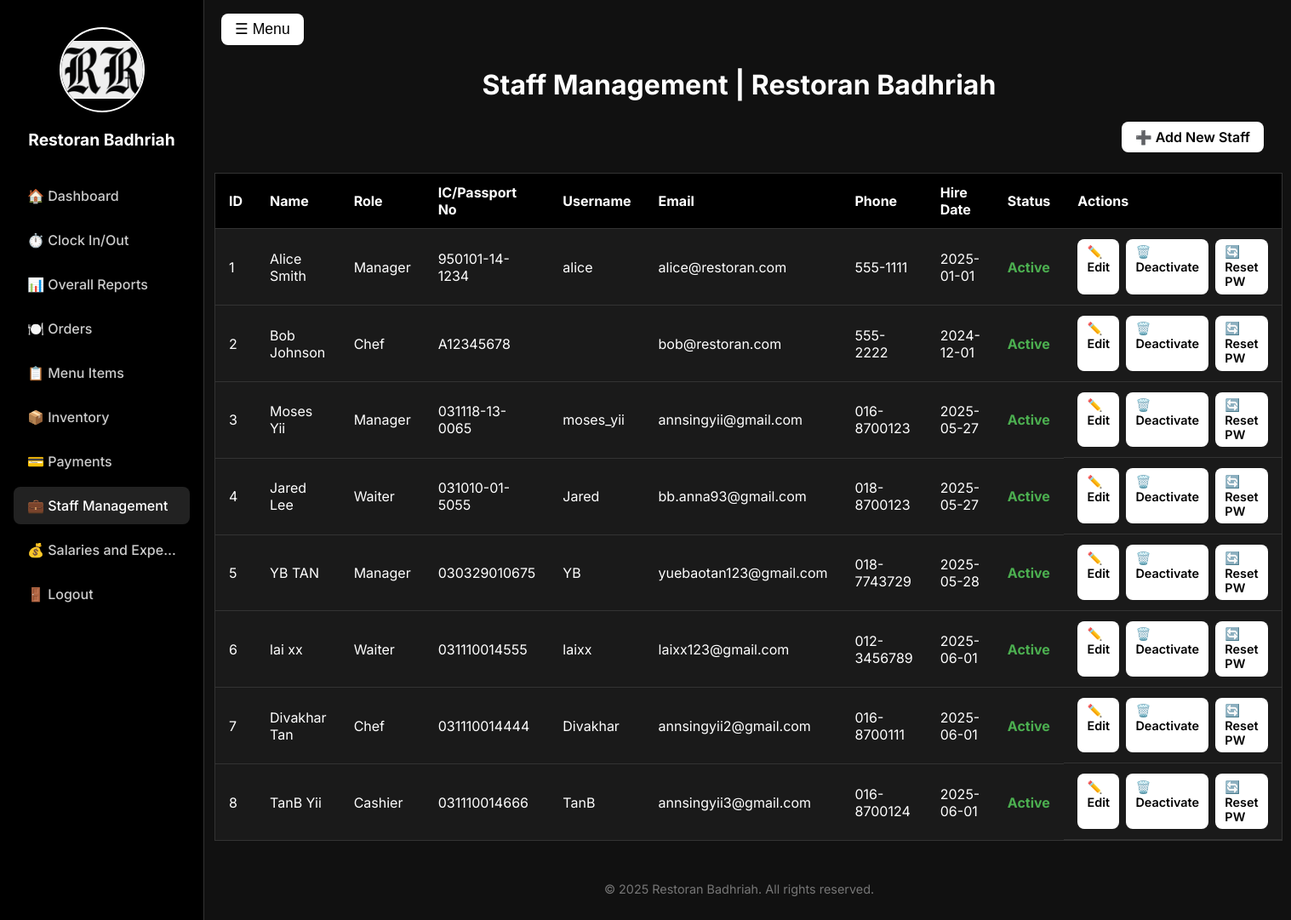
The page /restoran-badhriah/staff.php (signed in) on the database its author committed.
### tables this page shows
CREATE TABLE `staff` (
  `StaffID` int(11) NOT NULL,
  `FirstName` varchar(50) NOT NULL,
  `LastName` varchar(50) NOT NULL,
  `Role` enum('Waiter','Chef','Manager','Cashier') NOT NULL,
  `Phone` varchar(15) DEFAULT NULL,
  `Email` varchar(100) DEFAULT NULL,
  `HireDate` date NOT NULL,
  `IsActive` tinyint(1) DEFAULT 1,
  `Address` text DEFAULT NULL,
  `ICPassportNo` varchar(20) DEFAULT NULL,
  `Username` varchar(50) DEFAULT NULL,
  `Password` varchar(255) DEFAULT NULL
);

### restoran-badhriah/staff.php (the view, shortened to what this page needs)
<?php
require_once 'db.php';
$staff = [];
$query = "SELECT StaffID, FirstName, LastName, Role, Email, Phone, HireDate, IsActive, ICPassportNo, Username FROM Staff";
$result = $conn->query($query);
if ($result) {
    while ($row = $result->fetch_assoc()) {
        $staff[] = $row;
    }
} else {
    die("Database error: " . $conn->error);
}
?>
<!DOCTYPE html>
<html lang="en">
<head>
</head>
<body>
<div class="sidebar" id="sidebar">
  <div style="text-align: center;">
   <img src="images/logo.png" alt="Restoren Badhriah Logo"
        style="width: 100px; height: 100px; border-radius: 50%; border: 2px solid #fff; object-fit: contain; margin-bottom: 1rem;">
  </div>
  <h2>Restoran Badhriah</h2>
  <a href="home.php">🏠 Dashboard</a>
  <a href="workshift.php">⏱️ Clock In/Out</a>
  <a href="reports.php">📊 Overall Reports</a>
  <a href="orders.php">🍽️ Orders</a>
  <a href="menu.php">📋 Menu Items</a>
  <a href="inventory_management.php">📦 Inventory</a>
  <a href="payments.php">💳 Payments</a>
  <a href="staff.php" class="active">💼 Staff Management</a>
  <a href="salaries.php">💰 Salaries and Expenses</a>
  <a href="logout.php">🚪 Logout</a>
</div>
<div class="main" id="main">
  <button id="toggleBtn" class="toggle-btn">☰ Menu</button>
  <h1>Staff Management | Restoran Badhriah</h1>
  <div class="top-bar">
    <a href="add_staff.php" class="btn">➕ Add New Staff</a>
  </div>
  <table>
    <thead>
      <tr>
        <th>ID</th>
        <th>Name</th>
        <th>Role</th>
        <th>IC/Passport No</th>
        <th>Username</th>
        <th>Email</th>
        <th>Phone</th>
        <th>Hire Date</th>
        <th>Status</th>
        <th>Actions</th>
      </tr>
    </thead>
    <tbody>
      <?php foreach ($staff as $member): ?>
        <tr>
          <td><?= $member['StaffID'] ?></td>
          <td><?= htmlspecialchars($member['FirstName'] . ' ' . $member['LastName']) ?></td>
          <td><?= htmlspecialchars($member['Role']) ?></td>
          <td><?= htmlspecialchars($member['ICPassportNo']) ?></td>
          <td><?= htmlspecialchars($member['Username']) ?></td>
          <td><?= htmlspecialchars($member['Email']) ?></td>
          <td><?= htmlspecialchars($member['Phone']) ?></td>
          <td><?= htmlspecialchars($member['HireDate']) ?></td>
          <td class="<?= $member['IsActive'] ? 'active-status' : 'inactive-status' ?>">
            <?= $member['IsActive'] ? 'Active' : 'Inactive' ?>
          </td>
          <td class="actions">
            <a href="edit_staff.php?id=<?= $member['StaffID'] ?>" class="btn btn-small">✏️ Edit</a>
            <a href="delete_staff.php?id=<?= $member['StaffID'] ?>" class="btn btn-small" onclick="return confirm('Are you sure you want to delete this staff member?')">
              <?= $member['IsActive'] ? '🗑️ Deactivate' : '♻️ Activate' ?>
            </a>
            <a href="reset_password.php?id=<?= $member['StaffID'] ?>" class="btn btn-small" onclick="return confirm('Reset password to default?')">🔄 Reset PW</a>
          </td>
        </tr>
      <?php endforeach; ?>
    </tbody>
  </table>
  <div class="footer">
    &copy; <?= date('Y') ?> Restoran Badhriah. All rights reserved.
  </div>
</div>
</body>
</html>

### restoran-badhriah/staff.php (style rules this page uses)
* { box-sizing: border-box; margin: 0; padding: 0; }
body { font-family: 'Inter', sans-serif; background: #111; color: #fff; min-height: 100vh; }
.sidebar { width: 240px; background: #000; padding: 2rem 1rem; border-right: 1px solid #333; position: fixed; top: 0; left: 0; bottom: 0; overflow-y: auto; transition: transform 0.3s ease; z-index: 1000; }
.sidebar h2 { color: #fff; font-size: 1.2rem; margin-bottom: 2rem; text-align: center; }
.sidebar a { display: block; color: #ccc; text-decoration: none; padding: 0.75rem 1rem; border-radius: 8px; margin-bottom: 0.5rem; font-weight: 500; transition: background 0.3s; white-space: nowrap; overflow: hidden; text-overflow: ellipsis; padding-right: 10px; }
.sidebar a:hover, .sidebar a.active { background: #222; color: #fff; }
.main { margin-left: 220px; padding: 2rem; transition: margin-left 0.3s ease; }
.toggle-btn { position: fixed; top: 1rem; left: 1rem; padding: 0.5rem 1rem; background: #fff; color: #000; border: none; border-radius: 8px; font-size: 1.1rem; cursor: pointer; z-index: 1100; transition: left 0.3s ease; }
.sidebar:not(.hidden) ~ .main #toggleBtn { left: 260px; }
.toggle-btn { position: fixed; top: 1rem; left: 1rem; padding: 0.5rem 1rem; background: #fff; color: #000; border: none; border-radius: 8px; font-size: 1.1rem; cursor: pointer; z-index: 1100; }
h1 { text-align: center; margin-top: 3rem; margin-bottom: 1.5rem; font-size: 2rem; }
.btn { padding: 0.5rem 1rem; background: #fff; color: #000; border: none; border-radius: 8px; font-weight: 600; cursor: pointer; transition: background 0.3s; text-decoration: none; }
.top-bar { display: flex; justify-content: flex-end; margin-bottom: 1.5rem; }
table { width: 100%; border-collapse: collapse; background-color: #1a1a1a; border: 1px solid #333; }
th, td { padding: 0.75rem 1rem; text-align: left; border-bottom: 1px solid #333; }
th { background-color: #000; }
td.actions { display: flex; gap: 0.5rem; }
.btn-small { padding: 0.4rem 0.7rem; font-size: 0.9rem; }
.footer { text-align: center; margin-top: 3rem; color: #777; font-size: 0.9rem; }
.active-status { color: #4CAF50; font-weight: bold; }

### rows shown on the page
staff: StaffID "1", FirstName+LastName "Alice Smith", Role "Manager", ICPassportNo "950101-14-1234", Username "alice", Email "alice@restoran.com", Phone "555-1111", HireDate "2025-01-01", IsActive "Active"
staff: StaffID "2", FirstName+LastName "Bob Johnson", Role "Chef", ICPassportNo "A12345678", Email "bob@restoran.com", Phone "555-2222", HireDate "2024-12-01", IsActive "Active"
staff: StaffID "3", FirstName+LastName "Moses Yii", Role "Manager", ICPassportNo "031118-13-0065", Username "moses_yii", Email "annsingyii@gmail.com", Phone "016-8700123", HireDate "2025-05-27", IsActive "Active"
staff: StaffID "4", FirstName+LastName "Jared Lee", Role "Waiter", ICPassportNo "031010-01-5055", Username "Jared", Email "bb.anna93@gmail.com", Phone "018-8700123", HireDate "2025-05-27", IsActive "Active"
staff: StaffID "5", FirstName+LastName "YB TAN", Role "Manager", ICPassportNo "030329010675", Username "YB", Email "yuebaotan123@gmail.com", Phone "018-7743729", HireDate "2025-05-28", IsActive "Active"
staff: StaffID "6", FirstName+LastName "lai xx", Role "Waiter", ICPassportNo "031110014555", Username "laixx", Email "laixx123@gmail.com", Phone "012-3456789", HireDate "2025-06-01", IsActive "Active"
staff: StaffID "7", FirstName+LastName "Divakhar Tan", Role "Chef", ICPassportNo "031110014444", Username "Divakhar", Email "annsingyii2@gmail.com", Phone "016-8700111", HireDate "2025-06-01", IsActive "Active"
staff: StaffID "8", FirstName+LastName "TanB Yii", Role "Cashier", ICPassportNo "031110014666", Username "TanB", Email "annsingyii3@gmail.com", Phone "016-8700124", HireDate "2025-06-01", IsActive "Active"
